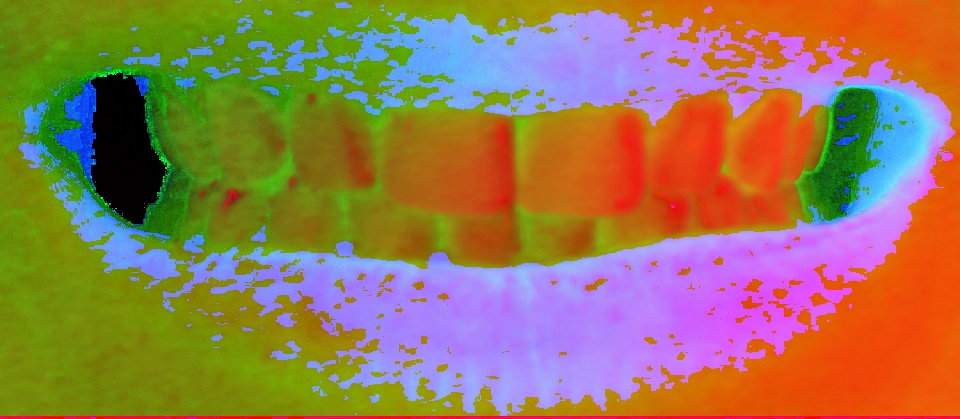
#> input picture img/features/101_0001.JPG, 960 x 419 px
$ python -i TeethDetection.py   (imports and definitions only)   (older library calls are emulated)
#> lines starting #> are read from the running program, lines starting #| are printed output that depends on the picture
import csv
import glob
import os
import random
from time import time

import cv2 as cv
import imageio
import matplotlib.pyplot as plt
import numpy as np
import pandas as pd
from matplotlib import colors
from progress.bar import Bar
from scipy import ndimage as ndi
from sklearn.tree import DecisionTreeClassifier
from tqdm import tqdm

PATH = os.path.abspath(
    os.path.join(
        os.path.join(os.path.join(os.getcwd(), os.pardir), os.pardir), "DATASET - copia"
    )
)
# [1 line not run here, left out]


# [446 lines left out: functions show, readAllImagesPath, resize_All_Images, readImages, imagesRGB2HSV, imagesBGR2HSV and 7 more, not called in this run]


def show_hsv_hist(image):
    """
    Generate a histogram of the HSV color space for an input image.

    Parameters:
    - image: numpy.ndarray
        The input image to generate the histogram for.

    Returns:
    None
    """
    plt.figure(figsize=(20, 3))
    histr = cv.calcHist([image], [0], None, [180], [0, 180])
#> histr = 180 values, max 5070 at index 119, min 214 at index 40, mean 1446.2
    plt.xlim([0, 180])
    colours = [colors.hsv_to_rgb((i / 180, 1, 0.8)) for i in range(0, 180)]
    plt.bar(range(0, 180), np.squeeze(histr), color=colours, edgecolor=colours, width=1)
    plt.title("Hue")
    plt.show()
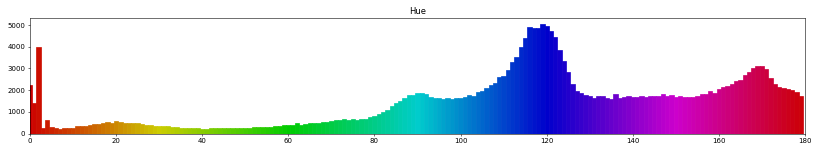
#> figure drawn by matplotlib, 1 panel; tallest bar 5070 high, from x = 118.5 to 119.5
    plt.figure(figsize=(20, 3))
    histr = cv.calcHist([image], [1], None, [256], [0, 256])
#> histr = 256 values, max 7571 at index 137, min 0 at index 243, mean 1571.2
    plt.xlim([0, 256])
    colours = [colors.hsv_to_rgb((0, i / 256, 1)) for i in range(0, 256)]
    plt.bar(range(0, 256), np.squeeze(histr), color=colours, edgecolor=colours, width=1)
    plt.title("Saturation")
    plt.show()
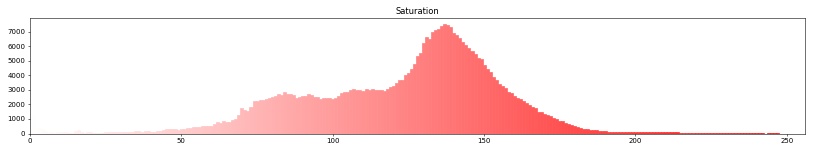
#> figure drawn by matplotlib, 1 panel; tallest bar 7571 high, from x = 136.5 to 137.5

    plt.figure(figsize=(20, 3))
    histr = cv.calcHist([image], [2], None, [256], [0, 256])
#> histr = 256 values, max 22009 at index 255, min 83 at index 133, mean 1571.2
    plt.xlim([0, 256])

    colours = [colors.hsv_to_rgb((0, 1, i / 256)) for i in range(0, 256)]
    plt.bar(range(0, 256), np.squeeze(histr), color=colours, edgecolor=colours, width=1)
    plt.title("Value")
    plt.show()
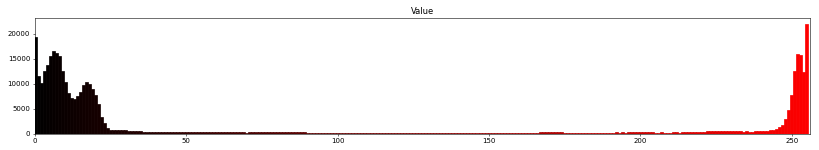
#> figure drawn by matplotlib, 1 panel; tallest bar 22009 high, from x = 254.5 to 255.5


# [104 lines left out: functions ImageSegmentation, writefeats, tooth_recognition, main, not called in this run]
    # [7 lines of commented-out code are left out]


# [7 lines not run here, left out]

>>> import cv2
>>> picture = cv2.cvtColor(cv2.imread('../../img/features/101_0001.JPG'), cv2.COLOR_BGR2RGB)
>>> result = show_hsv_hist(picture)
